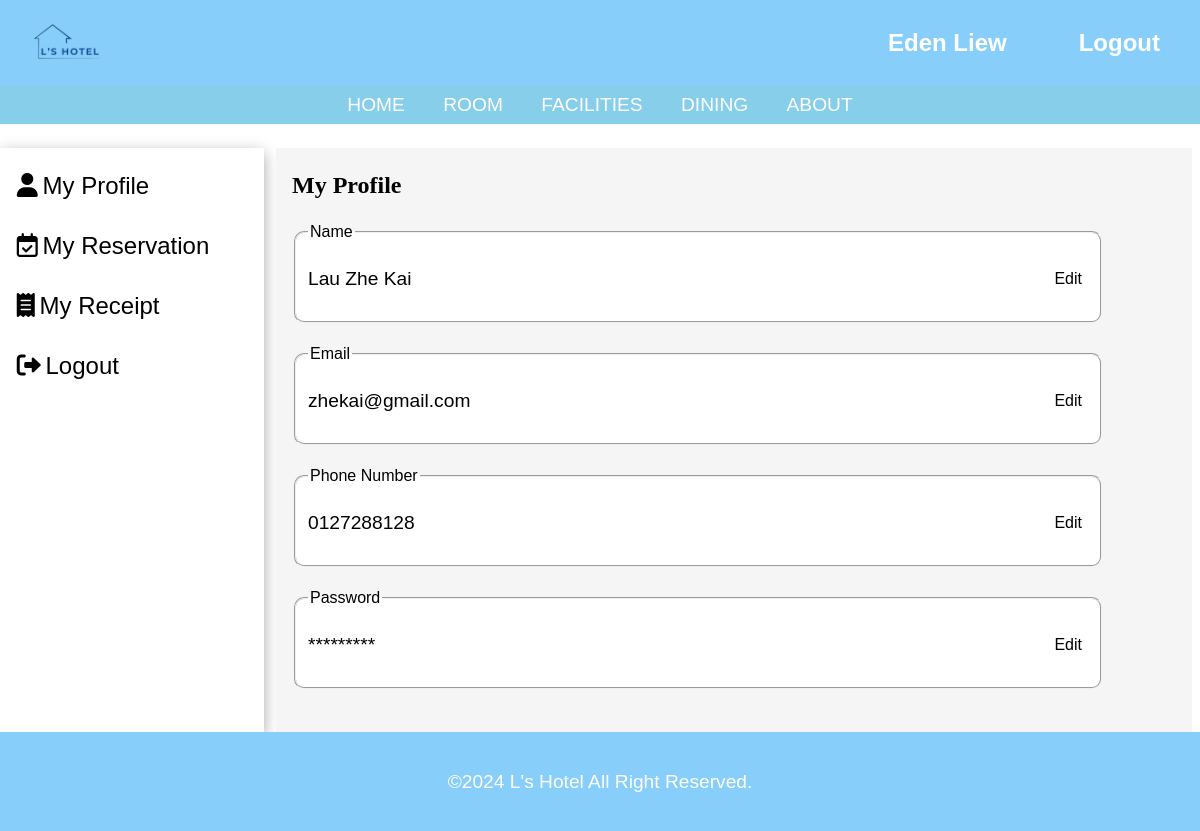
The app's page /profile.php (signed in), older data.
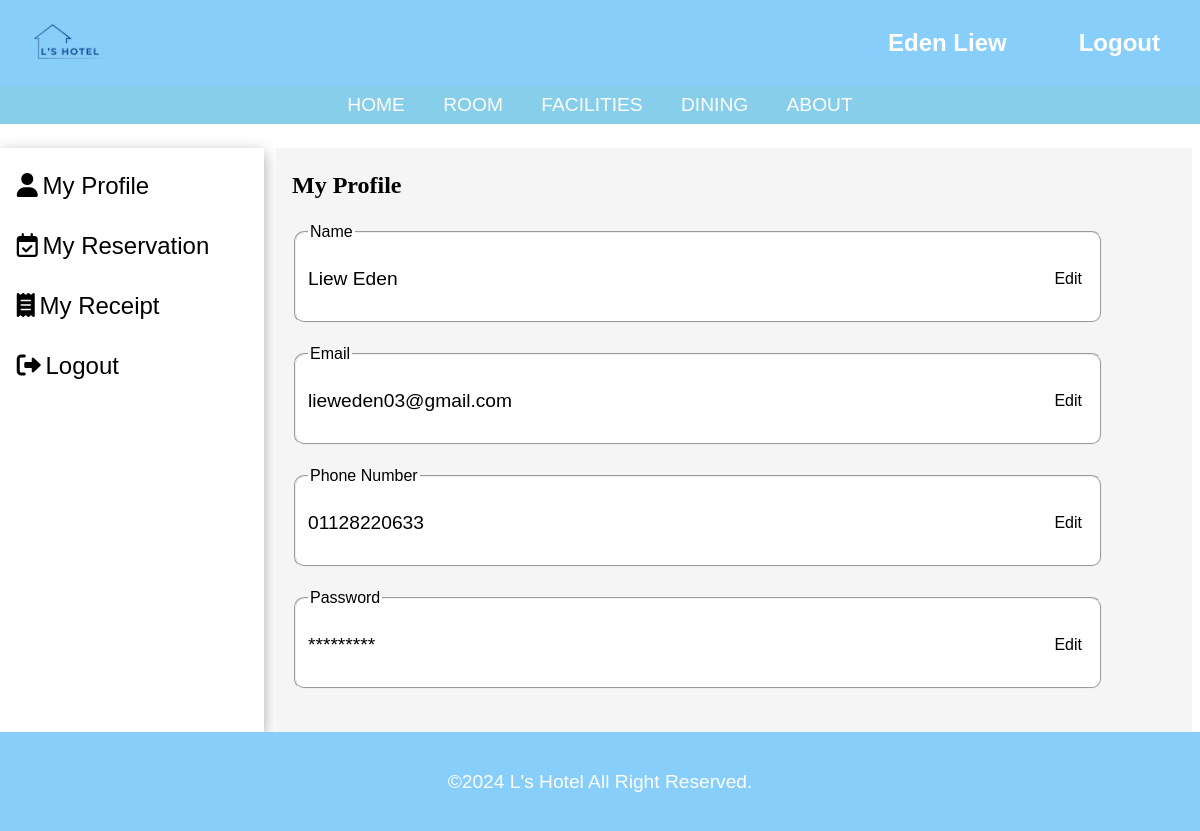
The same page, newer data.
### tables this page shows
CREATE TABLE `users` (
  `id` int(11) NOT NULL,
  `first_name` varchar(50) NOT NULL,
  `last_name` varchar(50) NOT NULL,
  `email` varchar(100) NOT NULL,
  `phone_number` varchar(15) NOT NULL,
  `password` varchar(255) NOT NULL
);

### profile.php (the view, shortened to what this page needs)
<?php
$user_id = $_SESSION['user']['id'];
$conn = new mysqli(DB_SERVER, DB_USERNAME, DB_PASSWORD, DB_DATABASE);
$stmt = $conn->prepare("SELECT first_name, last_name, email, phone_number FROM users WHERE id = ?");
if ($stmt) {
    $stmt->bind_param("i", $user_id);
    $stmt->execute();
    $stmt->bind_result($firstName, $lastName, $email, $phone);
} else {
    echo "Error preparing statement: " . $conn->error;
}
?>
<!DOCTYPE html>
<html>
<head>
    <link rel="stylesheet" href="https://cdnjs.cloudflare.com/ajax/libs/font-awesome/6.0.0-beta3/css/all.min.css">
    <link rel="stylesheet" type="text/css" href="css/style.css">
    <link rel="stylesheet" type="text/css" href="css/account.css">
</head>
<body>
    <?php include 'header.php'; ?>
    <section class="account">
      <div class="sidemenu">
        <a href="profile.php"><i class="fa-solid fa-user"></i>My Profile</a>
        <a href="reservation.php"><i class="fa-regular fa-calendar-check"></i>My Reservation</a>
        <a href="receipt.php"><i class="fa-solid fa-receipt"></i>My Receipt</a>
        <a href="logout.php"><i class="fa-solid fa-right-from-bracket"></i>Logout</a>
      </div>
      <div class="content">
        <div class="account-header">
          <span>My Profile</span>
        </div>
        <div class="profile">
          <fieldset class="box">
            <legend>Name</legend>
            <span><?php echo htmlspecialchars($lastName . ' ' . $firstName); ?></span>
            <button type="button">Edit</button>
          </fieldset>
          <fieldset class="box">
            <legend>Email</legend>
            <span><?php echo htmlspecialchars($email); ?></span>
            <button type="button">Edit</button>
          </fieldset>
          <fieldset class="box">
            <legend>Phone Number</legend>
            <span><?php echo htmlspecialchars($phone); ?></span>
            <button type="button">Edit</button>
          </fieldset>
          <fieldset class="box">
            <legend>Password</legend>
            <span>*********</span>
            <button type="button">Edit</button>
          </fieldset>
        </div>
      </div>
    </section>
    <footer>
      <p>&copy;2024 L's Hotel  All Right Reserved.</p>
  </footer>
</body>
</html>

### header.php (shortened to what this page needs)
<!DOCTYPE html>
<html lang="en">
<head>
    <link rel="stylesheet" type="text/css" href="css/style.css">
    <link rel="stylesheet" type="text/css" href="css/login.css">
    <link rel="stylesheet" type="text/css" href="css/register.css">
</head>
<body>
    <header>
        <div>
            <img src="img/logo.png" alt="Logo">
        </div>
        <div class="user-links">
            <?php if (isset($_SESSION['user_full_name'])): ?>
                <a href="profile.php" class="username-link"><?php echo htmlspecialchars($_SESSION['user_full_name']); ?></a>
                <a href="logout.php">Logout</a>
            <?php else: ?>
                <a href="login.php">Login</a>
                <a href="register.php">Register</a>
            <?php endif; ?>
        </div>
    </header>
    <nav>
        <a href="index.php">HOME</a>
        <a href="room.php">ROOM</a>
        <a href="facilities.php">FACILITIES</a>
        <a href="dining.php">DINING</a>
        <a href="about.php">ABOUT</a>
    </nav>
</body>
</html>

### css/style.css (style rules this page uses)
html, body { height: 100%; margin: 0; padding: 0; }
body { display: flex; flex-direction: column; font-family: Arial, sans-serif; }
header { background-color: #87cefa; color: white; padding: 1em; text-align: center; display: flex; justify-content: space-between; align-items: center; }
header img { height: 50px; }
nav { display: flex; justify-content: center; background-color: #87ceeb; padding: 0.5em; }
nav a { color: white; font-size: 1.2em; margin: 0 1em; text-decoration: none; }
footer { background-color: #87cefa; color: white; text-align: center; padding: 1em; font-size: 1.2em; margin-top: auto; }

### css/account.css (style rules this page uses)
.account { display: flex; margin-top: 2%; }
.sidemenu { display: flex; flex-direction: column; width: 20%; height:70vh; padding: 1%; box-shadow: rgba(0, 0, 0, 0.35) 0px 5px 15px; }
.sidemenu a { height: 2em; padding-left: 2%; padding-top: 5%; font-size: 1.5em; text-decoration: none; color: black; }
.sidemenu i { padding-right: 2%; }
.content { width: 75%; padding-left: 1em; background-color: whitesmoke; margin-left: 1%; }
.account-header { font-size: 1.5em; padding-top: 1em; padding-bottom: 1em; font-weight: bold; font-family: 'Times New Roman', Times, serif; }
.profile .box { background-color: white; display: flex; justify-content: space-between; margin-right: 10%; height: 10vh; margin-bottom:2.5%; border-radius: 10px; }
.profile .box span { display: flex; align-items: center; font-size: 1.2em; }
.profile .box button { color: black; border: none; background-color: #ffffff; font-size: 1em; display: flex; align-items: center; cursor: pointer; }

### css/login.css (style rules this page uses)
html, body { margin: 0; padding: 0; }

### css/register.css (style rules this page uses)
html, body { margin: 0; padding: 0; height: 100%; width: 100%; }

### header.php (style rules this page uses)
.user-links { display: flex; align-items: center; position: relative; }
.user-links a, .user-links .username-link { color: white; margin: 0 1em; text-decoration: none; font-size: 1.5em; font-weight: bold; }
.user-links .username-link { padding: 0.5em 1em; }

Row changes from the older to the newer data that the page shows:
changed users: last_name+first_name "Lau Zhe Kai" → "Liew Eden"; email "zhekai@gmail.com" → "lieweden03@gmail.com"; phone_number "0127288128" → "01128220633"
